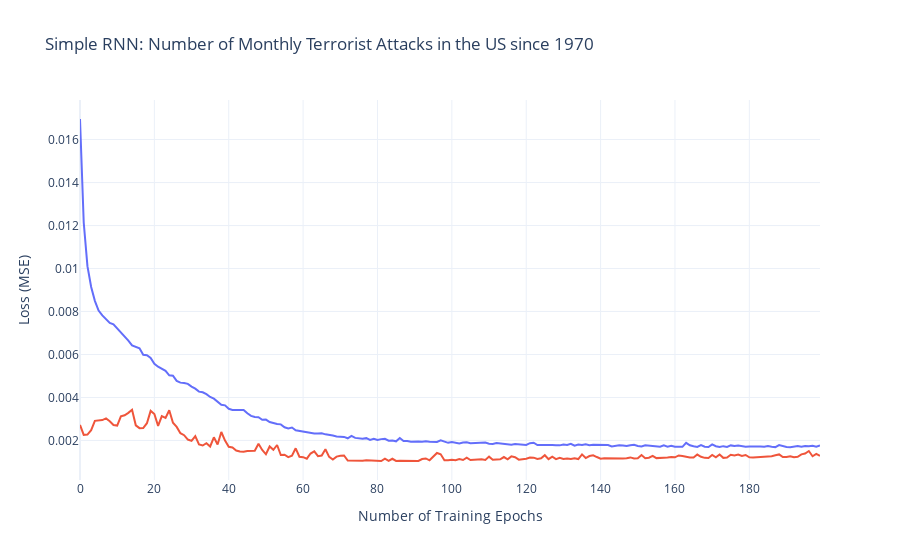

The notebook cell this image was saved under:
### Markdown cell above
## Visualize Fitting History

### Code cell
#HISTORY PLOT
epochs_steps = [*range(0, len(history.history['loss']))]

# MAKE PREDICTIONS
train_predict = model.predict(trainX).squeeze()
test_predict = model.predict(testX).squeeze()
print(trainX.shape, train_predict.shape,trainY.shape,testX.shape, test_predict.shape,testY.shape)

#COMPUTE RMSE
print(trainY.shape, train_predict.shape)
train_rmse = np.sqrt(mean_squared_error(trainY, train_predict))
test_rmse = np.sqrt(mean_squared_error(testY, test_predict))
print(np.mean((trainY-train_predict)**2.0))
print(np.mean((testY-test_predict)**2.0))

print('Train MSE = %.5f RMSE = %.5f' % (train_rmse**2.0,train_rmse))
print('Test MSE = %.5f RMSE = %.5f' % (test_rmse**2.0,test_rmse))    

# PLOTLY PLOT
plotly_line_plot([epochs_steps,epochs_steps],[history.history['loss'],history.history['val_loss']],title="Bidirectional GRU: Number of Monthly Terrorist Attacks in the US since 1970",x_label="Number of Training Epochs",y_label="Loss (MSE)")

### Figure 1 — Plotly figure (JSON) as saved in the notebook; plotly's stock layout.template omitted (floating-point values rounded to 4 significant figures; data arrays with more than 128 entries replaced by an {"elided": "..."} marker saying what was removed)
{"data": [{"hovertemplate": "x=%{x}<br>y=%{y}<extra></extra>", "legendgroup": "", "line": {"color": "#636efa", "dash": "solid"}, "mode": "lines", "name": "", "orientation": "v", "showlegend": false, "type": "scatter", "x": {"elided": "200 int values"}, "xaxis": "x", "y": {"elided": "200 float values"}, "yaxis": "y"}, {"mode": "lines", "type": "scatter", "x": {"elided": "200 int values"}, "y": {"elided": "200 float values"}}], "layout": {"legend": {"tracegroupgap": 0}, "showlegend": false, "title": {"text": "Simple RNN: Number of Monthly Terrorist Attacks in the US since 1970"}, "xaxis": {"anchor": "y", "domain": [0, 1], "title": {"text": "Number of Training Epochs"}}, "yaxis": {"anchor": "x", "domain": [0, 1], "title": {"text": "Loss (MSE)"}}}}
